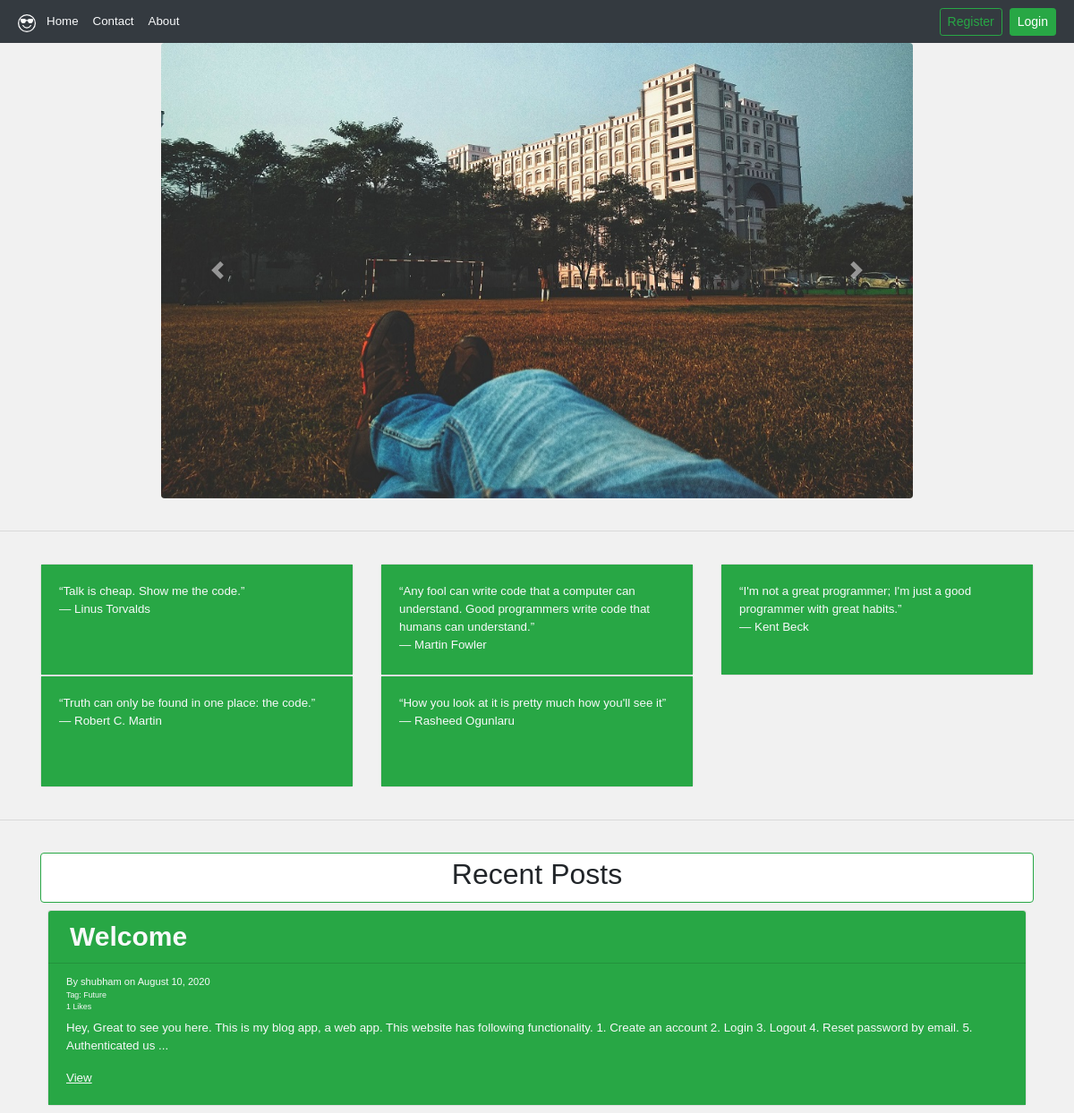
The page / on the database its author committed.
### blog/models.py (models this page shows, shortened)
class Post(models.Model):
    title = models.CharField(max_length=500)
    date_posted = models.DateTimeField(auto_now_add=True)
    author = models.ForeignKey(User, on_delete=models.CASCADE)
    CATEGORY_CHOICES = (
        ("future", "Future"),
        ("technology", "Technology"),
        ("health", "Health"),
        ("science", "Science"),
        ("travel", "Travel"),
        ("business", "Business"),
        ("work", "Work"),
        ("culture", "Culture"),
        ("food", "Food"),
        ("programming", "Programming"),
        ("design", "Design"),
        ("politics", "Politics"),
        ("relationships", "Relationships"),
        ("self", "Self"),
        ("startups", "Startups"),
        ("cryptocurrency", "Cryptocurrency"),
    )
    category = models.CharField(max_length=100, choices=CATEGORY_CHOICES)
    likes = models.IntegerField(default=0)
    image = models.ImageField(
        upload_to="blog-images",
        null=True,
        blank=True,
        validators=[FileExtensionValidator(allowed_extensions=["jpg", "jpeg", "png"]), file_size],
    )
    text_file = models.TextField()
    def get_description_snippet(self):
        return "{} ...".format(self.text_file[:200])

### blog/views.py (the view)
# urls.py: path("", views.home, name="blog-home"),
def home(request):
    posts = Post.objects.filter()
    context = {"posts": posts}
    return render(request, "blog/home.html", context)

### blog/templates/blog/home.html (shortened to what this page needs)
{% extends 'blog/base.html' %} {% load static %} {% block content %}
<div
  id="carouselExampleFade"
  class="carousel slide carousel-fade"
  data-ride="carousel"
  style="width: 70%; margin: auto;"
>
  <div class="carousel-inner rounded">
    <div class="carousel-item active">
      <img
        src="{% static 'blog/images/carousel_img_1.jpg' %}"
        class="d-block w-100"
        alt="..."
      />
    </div>
  </div>
  <a
    class="carousel-control-prev"
    href="#carouselExampleFade"
    role="button"
    data-slide="prev"
  >
    <span class="carousel-control-prev-icon" aria-hidden="true"></span>
  </a>
  <a
    class="carousel-control-next"
    href="#carouselExampleFade"
    role="button"
    data-slide="next"
  >
    <span class="carousel-control-next-icon" aria-hidden="true"></span>
  </a>
</div>
<br />
<hr />
<br />
<div class="info">
  <div class="container">
    <div class="row">
      <div class="col-sm-12 col-md-6 col-lg-4">
        <div class="card" style="height: 125px; max-height: 200px;">
          <div class="card-body text-light bg-success">
            <p class="card-text">
              “Talk is cheap. Show me the code.”<br />― Linus Torvalds
            </p>
          </div>
        </div>
      </div>
      <div class="col-sm-12 col-md-6 col-lg-4">
        <div class="card" style="height: 125px; max-height: 200px;">
          <div class="card-body text-light bg-success">
            <p class="card-text">
              “Any fool can write code that a computer can understand. Good
              programmers write code that humans can understand.”<br />― Martin
              Fowler
            </p>
          </div>
        </div>
      </div>
      <div class="col-sm-12 col-md-6 col-lg-4">
        <div class="card" style="height: 125px; max-height: 200px;">
          <div class="card-body text-light bg-success">
            <p class="card-text">
              “I'm not a great programmer; I'm just a good programmer with great
              habits.”<br />― Kent Beck
            </p>
          </div>
        </div>
      </div>
      <div class="col-sm-12 col-md-6 col-lg-4">
        <div class="card" style="height: 125px; max-height: 200px;">
          <div class="card-body text-light bg-success">
            <p class="card-text">
              “Truth can only be found in one place: the code.”<br />― Robert C.
              Martin
            </p>
          </div>
        </div>
      </div>
      <div class="col-sm-12 col-md-6 col-lg-4">
        <div class="card" style="height: 125px; max-height: 200px;">
          <div class="card-body text-light bg-success">
            <p class="card-text">
              “How you look at it is pretty much how you'll see it”<br />―
              Rasheed Ogunlaru
            </p>
          </div>
        </div>
      </div>
    </div>
  </div>
</div>
<br />
<hr />
<br />
<div class="latest">
  <div class="container">
    <div class="card border border-success">
      <div class="card-body p-1 m-auto"><h2>Recent Posts</h2></div>
    </div>
    <div class="row">
      {% for post in posts %}
      <div class="col-sm-12 col-md-12 col-lg-12">
        <div class="card m-2">
          <h1
            class="card-header blog-title text-light bg-success m-0 px-4 py-2"
          >
            {{ post.title }}
          </h1>
          <div class="card-body text-light bg-success">
            <h6 class="card-subtitle mb-2">
              By <span>{{ post.author }}</span> on
              <span>{{ post.date_posted|date:"F d, Y" }}</span>
              <br />
              <small>Tag: {{ post.get_category_display }} </small>
              <br />
              <small> {{ post.likes }} Likes</small>
            </h6>
            <p class="card-text">
              {{ post.get_description_snippet }}
            </p>
            <a href="/post/{{ post.id }}" class="card-link text-light"
              ><u>View</u></a
            >
          </div>
        </div>
      </div>
      {% endfor %}
    </div>
  </div>
</div>
{% endblock %}

### blog/templates/blog/base.html (shortened to what this page needs)
<!DOCTYPE html>
<html lang="en">
  <head>
    <link
      rel="stylesheet"
      href="https://stackpath.bootstrapcdn.com/bootstrap/4.5.0/css/bootstrap.min.css"
    />
  </head>
  <body>
    <nav
      class="navbar navbar-expand-md navbar-dark bg-dark py-0"
    >
      <a class="navbar-brand m-1" href="/">
      </a>
      <div class="collapse navbar-collapse" id="navbar">
        <ul class="navbar-nav mr-auto">
          <li class="nav-item active mx-auto my-2">
            <a
              href="{% url 'blog-home' %}"
              class="text-light mx-2"
            >
              Home
            </a>
          </li>
          <li class="nav-item mx-auto my-2">
            <a
              href="{% url 'blog-contact' %}"
              class="text-light mx-2"
            >
              Contact
            </a>
          </li>
          <li class="nav-item mx-auto my-2">
            <a
              href="{% url 'blog-about' %}"
              class="text-light mx-2"
            >
              About
            </a>
          </li>
        </ul>
        <ul class="navbar-nav ml-auto">
          {% if user.is_authenticated %}
          <li class="nav-item mx-auto my-2">
            <a href="/feed/" class="text-light mx-2">
              Feed
            </a>
          </li>
          <li class="nav-item mx-auto my-2">
            <a
              href="/profile/{{ user.username }}/"
              class="text-light mx-2"
            >
              Profile
            </a>
          </li>
          <li class="nav-item mx-auto">
            <button
              type="button"
              class="btn btn-sm btn-success m-1"
              onclick="window.location = `{% url 'users-logout' %}`"
            >
              Logout
            </button>
          </li>
          {% else %}
          <li class="nav-item mx-auto">
            <button
              type="button"
              class="btn btn-sm btn-outline-success m-1"
              onclick="alert('Due to limited resources, this functionality is holted.')"
            >
              Register
            </button>
          </li>
          <li class="nav-item mx-auto">
            <button
              type="button"
              class="btn btn-sm btn-success m-1"
              onclick="window.location = `{% url 'users-login' %}`"
            >
              Login
            </button>
          </li>
          {% endif %}
        </ul>
      </div>
    </nav>
    {% block content %} {% endblock %}
  </body>
</html>

### blog/templates/blog/base.html (style rules this page uses)
body { background-color: #f1f1f1; font-size: smaller !important; font-family: "Karla", sans-serif !important; }
.card-subtitle { font-size: smaller !important; }
.blog-title { display: inline-block; font-size: 30px; font-weight: 600; line-height: 1.4; margin: 10px 0 15px; padding: 0; text-align: left; }

### rows shown on the page
Post: title "Welcome", author "shubham", date_posted "August 10, 2020", category "Future", likes "1", get_description_snippet "Hey, Great to see you here. This is my blog app, a web app. This website has following functionality. 1. Create an account 2. Login 3. Logout 4. Reset password by email. 5. Authenticated us ..."
